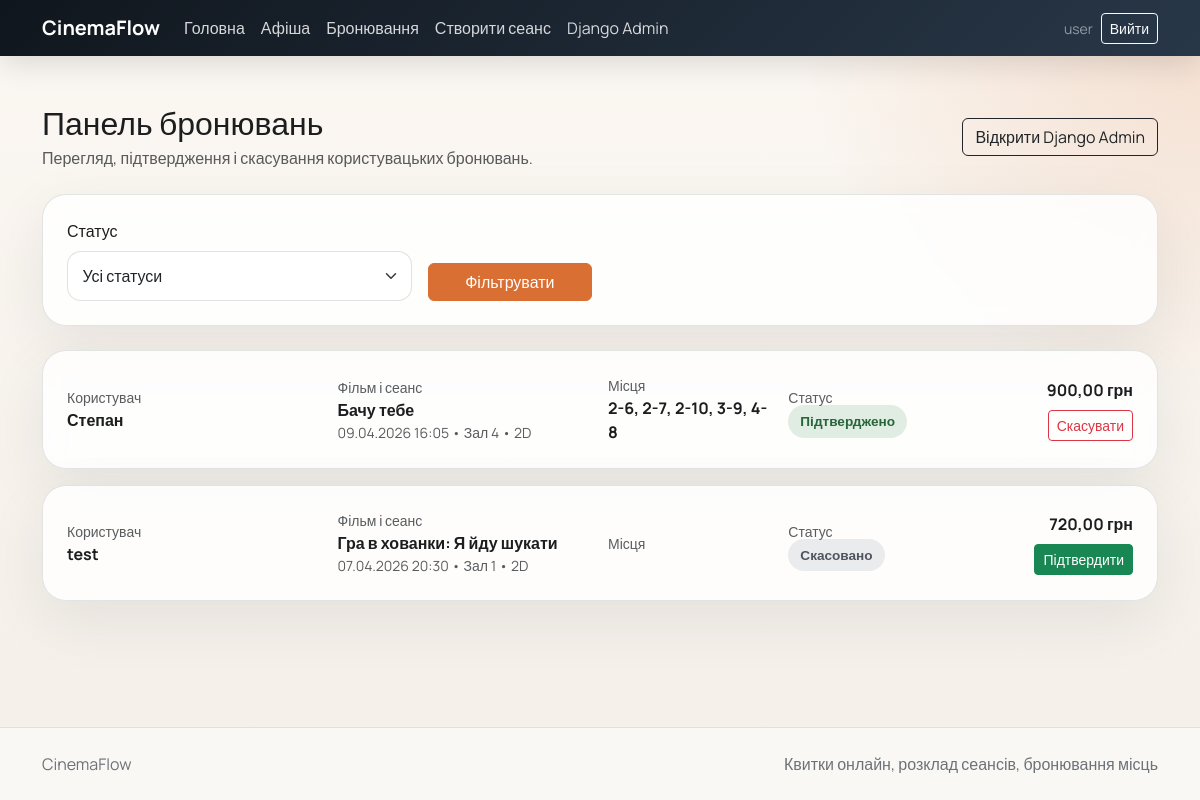
The page /accounts/staff/bookings/ (signed in) on the database its author committed.
### cinema/models.py (models this page shows, shortened)
class Booking(models.Model):
    class Status(models.TextChoices):
        NEW = 'new', 'Нове'
        CONFIRMED = 'confirmed', 'Підтверджено'
        CANCELLED = 'cancelled', 'Скасовано'
    user = models.ForeignKey(settings.AUTH_USER_MODEL, on_delete=models.CASCADE, related_name='bookings', verbose_name='Користувач')
    session = models.ForeignKey(Session, on_delete=models.CASCADE, related_name='bookings', verbose_name='Сеанс')
    total_price = models.DecimalField(max_digits=10, decimal_places=2, default=Decimal('0.00'), verbose_name='Загальна сума')
    booked_at = models.DateTimeField(auto_now_add=True, verbose_name='Дата бронювання')
    status = models.CharField(max_length=20, choices=Status.choices, default=Status.NEW, verbose_name='Статус')
    class Meta:
        ordering = ['-booked_at']
        verbose_name = 'Бронювання'
        verbose_name_plural = 'Бронювання'

class Session(models.Model):
    movie = models.ForeignKey(Movie, on_delete=models.CASCADE, related_name='sessions', verbose_name='Фільм')
    hall = models.ForeignKey(Hall, on_delete=models.PROTECT, related_name='sessions', verbose_name='Зал')
    start_at = models.DateTimeField(verbose_name='Початок сеансу')
    format_name = models.CharField(max_length=50, blank=True, verbose_name='Формат')
    price = models.DecimalField(max_digits=8, decimal_places=2, verbose_name='Ціна квитка')
    is_active = models.BooleanField(default=True, verbose_name='Активний')
    objects = SessionQuerySet.as_manager()
    class Meta:
        ordering = ['start_at']
        verbose_name = 'Сеанс'
        verbose_name_plural = 'Сеанси'

class Movie(models.Model):
    title = models.CharField(max_length=200, verbose_name='Назва')
    description = models.TextField(verbose_name='Опис')
    poster = models.ImageField(upload_to='movies/posters/', blank=True, null=True, verbose_name='Постер')
    poster_static = models.CharField(max_length=255, blank=True, verbose_name='Постер у static')
    duration_minutes = models.PositiveIntegerField(verbose_name='Тривалість, хв')
    release_date = models.DateField(verbose_name='Дата виходу')
    release_year = models.PositiveIntegerField(blank=True, null=True, verbose_name='Рік')
    age_rating = models.CharField(max_length=10, verbose_name='Вікове обмеження')
    genre = models.ForeignKey(Genre, on_delete=models.PROTECT, related_name='movies', verbose_name='Жанр')
    genres_text = models.CharField(max_length=255, blank=True, verbose_name='Жанри текстом')
    director = models.CharField(max_length=255, blank=True, verbose_name='Режисер')
    starring = models.TextField(blank=True, verbose_name='У головних ролях')
    source_url = models.URLField(blank=True, verbose_name='Джерело')
    created_at = models.DateTimeField(auto_now_add=True, verbose_name='Створено')
    is_active = models.BooleanField(default=True, verbose_name='Активний')
    class Meta:
        ordering = ['title']
        verbose_name = 'Фільм'
        verbose_name_plural = 'Фільми'

class Hall(models.Model):
    name = models.CharField(max_length=100, unique=True, verbose_name='Назва')
    rows_count = models.PositiveIntegerField(verbose_name='Кількість рядів')
    seats_per_row = models.PositiveIntegerField(verbose_name='Місць у ряді')
    class Meta:
        ordering = ['name']
        verbose_name = 'Зал'
        verbose_name_plural = 'Зали'

class BookingSeat(models.Model):
    booking = models.ForeignKey(Booking, on_delete=models.CASCADE, related_name='seats', verbose_name='Бронювання')
    session = models.ForeignKey(Session, on_delete=models.CASCADE, related_name='booked_seats', verbose_name='Сеанс')
    row_number = models.PositiveIntegerField(verbose_name='Ряд')
    seat_number = models.PositiveIntegerField(verbose_name='Місце')
    price = models.DecimalField(max_digits=8, decimal_places=2, verbose_name='Ціна')
    class Meta:
        ordering = ['row_number', 'seat_number']
        verbose_name = 'Місце в бронюванні'
        verbose_name_plural = 'Місця в бронюванні'
        constraints = [
            models.UniqueConstraint(
                fields=['session', 'row_number', 'seat_number'],
                name='unique_session_seat',
            ),
        ]

### dashboard/views.py (the view)
# urls.py: path('staff/bookings/', StaffBookingListView.as_view(), name='staff_bookings'),
class StaffBookingListView(StaffRequiredMixin, ListView):
    model = Booking
    template_name = "dashboard/staff_bookings.html"
    context_object_name = "bookings"
    paginate_by = 20
    def dispatch(self, request, *args, **kwargs):
        expire_pending_bookings()
        return super().dispatch(request, *args, **kwargs)
    def get_queryset(self):
        queryset = (
            Booking.objects.select_related("user", "session", "session__movie", "session__hall")
            .prefetch_related("seats")
        )
        status = self.request.GET.get("status", "").strip()
        if status:
            queryset = queryset.filter(status=status)
        return queryset
    def get_context_data(self, **kwargs):
        context = super().get_context_data(**kwargs)
        context["current_status"] = self.request.GET.get("status", "").strip()
        context["status_choices"] = Booking.Status.choices
        return context

### cinema/services.py (called while the page is built)
def expire_pending_bookings():
    cutoff = timezone.now() + timedelta(minutes=AUTO_CANCEL_MINUTES)
    bookings = Booking.objects.filter(
        status=Booking.Status.NEW,
        session__start_at__lte=cutoff,
    ).prefetch_related('seats')
    count = 0
    for booking in bookings:
        cancel_booking(booking)
        count += 1
    return count

### dashboard/views.py (called while the page is built)
    def test_func(self):
        return self.request.user.is_staff

### templates/dashboard/staff_bookings.html (shortened to what this page needs)
{% extends 'base.html' %}
{% block content %}
<section class="py-5">
    <div class="container">
        <div class="d-flex justify-content-between align-items-center flex-wrap gap-3 mb-4">
            <div>
                <h1 class="h2 mb-1">Панель бронювань</h1>
                <p class="text-muted mb-0">Перегляд, підтвердження і скасування користувацьких бронювань.</p>
            </div>
            <a href="/admin/" class="btn btn-outline-dark">Відкрити Django Admin</a>
        </div>
        <div class="filter-panel mb-4">
            <form method="get" class="row g-3 align-items-end">
                <div class="col-md-4">
                    <label for="status" class="form-label">Статус</label>
                    <select id="status" name="status" class="form-select">
                        <option value="">Усі статуси</option>
                    </select>
                </div>
                <div class="col-md-2 d-grid">
                    <button type="submit" class="btn btn-primary">Фільтрувати</button>
                </div>
            </form>
        </div>
        <div class="d-grid gap-3">
            {% for booking in bookings %}
            <div class="booking-item">
                <div class="row g-3 align-items-center">
                    <div class="col-xl-3">
                        <div class="small text-muted">Користувач</div>
                        <strong>{{ booking.user.username }}</strong>
                    </div>
                    <div class="col-xl-3">
                        <div class="small text-muted">Фільм і сеанс</div>
                        <strong>{{ booking.session.movie.title }}</strong>
                        <div class="small text-muted">{{ booking.session.start_at|date:"d.m.Y H:i" }} • {{ booking.session.hall.name }}{% if booking.session.format_name %} • {{ booking.session.format_name }}{% endif %}</div>
                    </div>
                    <div class="col-xl-2">
                        <div class="small text-muted">Місця</div>
                        <strong>{% for seat in booking.seats.all %}{{ seat.row_number }}-{{ seat.seat_number }}{% if not forloop.last %}, {% endif %}{% endfor %}</strong>
                    </div>
                    <div class="col-xl-2">
                        <div class="small text-muted">Статус</div>
                        <span class="status-badge status-{{ booking.status }}">{{ booking.get_status_display }}</span>
                    </div>
                    <div class="col-xl-2 text-xl-end">
                        <div class="fw-bold mb-2">{{ booking.total_price }} грн</div>
                        <div class="d-flex flex-wrap justify-content-xl-end gap-2">
                            {% if booking.status != 'confirmed' %}
                            <form method="post" action="{% url 'dashboard:staff_booking_update' booking.pk 'confirm' %}">
                                <button type="submit" class="btn btn-success btn-sm">Підтвердити</button>
                            </form>
                            {% endif %}
                            {% if booking.status != 'cancelled' %}
                            <form method="post" action="{% url 'dashboard:staff_booking_update' booking.pk 'cancel' %}">
                                <button type="submit" class="btn btn-outline-danger btn-sm">Скасувати</button>
                            </form>
                            {% endif %}
                        </div>
                    </div>
                </div>
            </div>
            {% empty %}
            <div class="empty-state">Бронювань за поточним фільтром не знайдено.</div>
            {% endfor %}
        </div>
    </div>
</section>
{% endblock %}

### templates/includes/header.html (shortened to what this page needs)
<header>
    <nav class="navbar navbar-expand-lg navbar-dark app-navbar">
        <div class="container">
            <a class="navbar-brand fw-bold" href="{% url 'cinema:movie_list' %}">CinemaFlow</a>
            <div class="collapse navbar-collapse" id="mainNav">
                <ul class="navbar-nav me-auto mb-2 mb-lg-0">
                    <li class="nav-item">
                        <a class="nav-link" href="{% url 'cinema:home' %}">Головна</a>
                    </li>
                    <li class="nav-item">
                        <a class="nav-link" href="{% url 'cinema:movie_list' %}">Афіша</a>
                    </li>
                    {% if user.is_authenticated and user.is_staff %}
                    <li class="nav-item">
                        <a class="nav-link" href="{% url 'dashboard:staff_bookings' %}">Бронювання</a>
                    </li>
                    <li class="nav-item">
                        <a class="nav-link" href="{% url 'dashboard:staff_sessions' %}">Створити сеанс</a>
                    </li>
                    <li class="nav-item">
                        <a class="nav-link" href="/admin/">Django Admin</a>
                    </li>
                    {% endif %}
                </ul>
                <div class="d-flex gap-2 align-items-center">
                    {% if user.is_authenticated %}
                    <span class="text-white-50 small">{{ user.username }}</span>
                    <form method="post" action="{% url 'dashboard:logout' %}" class="mb-0">
                        <button type="submit" class="btn btn-outline-light btn-sm">Вийти</button>
                    </form>
                    {% else %}
                    <a class="btn btn-outline-light btn-sm" href="{% url 'dashboard:login' %}">Увійти</a>
                    <a class="btn btn-light btn-sm" href="{% url 'dashboard:register' %}">Реєстрація</a>
                    {% endif %}
                </div>
            </div>
        </div>
    </nav>
</header>

### static/css/styles.css (style rules this page uses)
:root { --bg-main: #f4efe8; --bg-dark: #1f2a36; --bg-accent: #d96f32; --bg-accent-dark: #b95825; --text-main: #1b1d1f; --text-soft: #6d7278; --card-bg: rgba(255, 255, 255, 0.86); --border-soft: rgba(31, 42, 54, 0.12); --seat-free: #d8e3d1; --seat-selected: #d96f32; --seat-taken: #7f8893; }
body { font-family: 'Manrope', sans-serif; background: radial-gradient(circle at top right, rgba(217, 111, 50, 0.18), transparent 28%), linear-gradient(180deg, #fbf7f2 0%, var(--bg-main) 100%); color: var(--text-main); min-height: 100vh; }
.content-section .info-panel:not(.dark-panel), .content-section .timeline-card, .content-section .feature-movie, .content-section .mini-stat, .content-section .side-cta, .poster-page-head, .catalog-head, .filter-panel, .movie-card, .movie-card .card-body, .session-rail-row, .slot-card, .auth-card, .profile-form-card, .session-form-card, .booking-panel, .summary-card, .booking-user-card, .info-tile, .empty-state { color: var(--text-main); }
.site-shell { display: flex; flex-direction: column; }
.app-navbar { background: linear-gradient(135deg, #10161d 0%, #283748 100%); box-shadow: 0 8px 30px rgba(0, 0, 0, 0.12); }
.app-navbar .nav-link { color: rgba(255, 255, 255, 0.82); }
.hero-card, .filter-panel, .movie-card, .session-card, .booking-panel, .summary-card, .auth-card, .booking-item, .empty-state { background: var(--card-bg); border: 1px solid var(--border-soft); border-radius: 24px; box-shadow: 0 20px 60px rgba(31, 42, 54, 0.08); backdrop-filter: blur(10px); }
.hero-card, .filter-panel, .booking-panel, .summary-card, .auth-card, .booking-item, .empty-state { padding: 1.5rem; }
.status-badge { padding: 0.45rem 0.75rem; border-radius: 999px; font-size: 0.85rem; font-weight: 700; }
.status-confirmed { background: rgba(55, 138, 77, 0.15); color: #27653a; }
.status-cancelled { background: rgba(127, 136, 147, 0.16); color: #4e5560; }
.form-control, .form-select { border-radius: 14px; padding: 0.75rem 0.9rem; border-color: rgba(31, 42, 54, 0.14); }
.btn-primary { background-color: var(--bg-accent); border-color: var(--bg-accent); }

### rows shown on the page
Booking: user.username "Степан", session.movie "Бачу тебе", session.start_at "09.04.2026 16:05", session.hall.name "Зал 4", session.format_name "2D", status "Підтверджено", total_price "900,00", shows "Скасувати"
BookingSeat: row_number "2", seat_number "6"
BookingSeat: row_number "2", seat_number "7"
BookingSeat: row_number "2", seat_number "10"
BookingSeat: row_number "3", seat_number "9"
BookingSeat: row_number "4", seat_number "8"
Booking: user.username "test", session.movie "Гра в хованки: Я йду шукати", session.start_at "07.04.2026 20:30", session.hall.name "Зал 1", session.format_name "2D", status "Скасовано", total_price "720,00", shows "Підтвердити"

### other values the page prints
{{ user.username }} "user"
